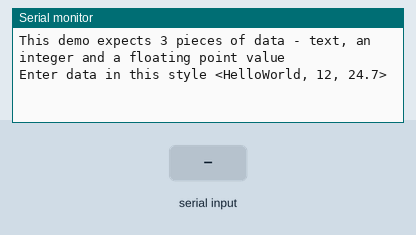
Recording of a sketch running on a simulated Arduino Uno, built with avr-gcc and run on an emulated ATmega328P. On the bench: the last lines printed to the serial monitor. Inputs (shaded band) come from the test bench.

Above: at 1.2 s.
1.3 s: "<90,45,200>" received over Serial
At 2.5 s:
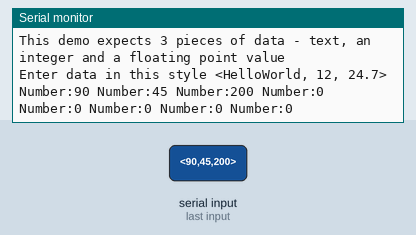
2.8 s: "<30,150,10>" received over Serial
At 3.8 s:
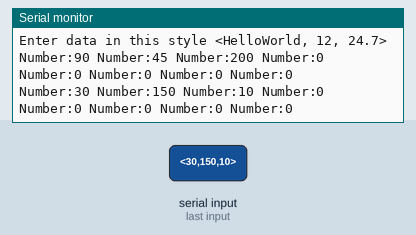

Measured:
- after the input at 1.3 s, the serial monitor: prints a new line at once (image 1)
- after the input at 2.8 s, the serial monitor: prints a new line at once (image 2)

The sketch:

SwitchVer1.3.ino
```cpp
// Example 5 - Receive with start- and end-markers combined with parsing

const byte numChars = 32;
char receivedChars[numChars];
char tempChars[numChars];        // temporary array for use when parsing
int arrow[8]; // variables to hold the parsed data
char messageFromPC[numChars] = {0};
int integerFromPC = 0;
float floatFromPC = 0.0;

boolean newData = false;

//============

void setup() {
    Serial.begin(9600);
    Serial.println("This demo expects 3 pieces of data - text, an integer and a floating point value");
    Serial.println("Enter data in this style <HelloWorld, 12, 24.7>  ");
    Serial.println();
}

//============

void loop() {
    recvWithStartEndMarkers();
    if (newData == true) {
        strcpy(tempChars, receivedChars);
            // this temporary copy is necessary to protect the original data
            //   because strtok() used in parseData() replaces the commas with \0
        parseData();
        showParsedData();
        newData = false;
    }
}

//============

void recvWithStartEndMarkers() {
    static boolean recvInProgress = false;
    static byte ndx = 0;
    char startMarker = '<';
    char endMarker = '>';
    char rc;

    while (Serial.available() > 0 && newData == false) {
        rc = Serial.read();

        if (recvInProgress == true) {
            if (rc != endMarker) {
                receivedChars[ndx] = rc;
                ndx++;
                if (ndx >= numChars) {
                    ndx = numChars - 1;
                }
            }
            else {
                receivedChars[ndx] = '\0'; // terminate the string
                recvInProgress = false;
                ndx = 0;
                newData = true;
            }
        }

        else if (rc == startMarker) {
            recvInProgress = true;
        }
    }
}

//============

void parseData() {      // split the data into its parts

    char * strtokIndx; // this is used by strtok() as an index

    strtokIndx = strtok(tempChars,",");      // get the first part - the string
    arrow[0] = atoi(strtokIndx);

    strtokIndx = strtok(NULL, ","); // this continues where the previous call left off
    arrow[1] = atoi(strtokIndx);     // convert this part to an integer
    strtokIndx = strtok(NULL, ","); // this continues where the previous call left off
    arrow[2] = atoi(strtokIndx);     // convert this part to an integer
    strtokIndx = strtok(NULL, ","); // this continues where the previous call left off
    arrow[3] = atoi(strtokIndx);     // convert this part to an integer
    strtokIndx = strtok(NULL, ","); // this continues where the previous call left off
    arrow[4] = atoi(strtokIndx);     // convert this part to an integer
    strtokIndx = strtok(NULL, ","); // this continues where the previous call left off
    arrow[5] = atoi(strtokIndx);     // convert this part to an integer
    strtokIndx = strtok(NULL, ","); // this continues where the previous call left off
    arrow[6] = atoi(strtokIndx);     // convert this part to an integer
    strtokIndx = strtok(NULL, ","); // this continues where the previous call left off
    arrow[7] = atoi(strtokIndx);     // convert this part to an integer
}

//============

void showParsedData() {
    Serial.print("Number:");
    Serial.print(String(arrow[0]));
    Serial.print(" ");
    Serial.print("Number:");
    Serial.print(String(arrow[1]));
    Serial.print(" ");
    Serial.print("Number:");
    Serial.print(String(arrow[2]));
    Serial.print(" ");
    Serial.print("Number:");
    Serial.print(String(arrow[3]));
    Serial.print(" ");
    Serial.print("Number:");
    Serial.print(String(arrow[4]));
    Serial.print(" ");
    Serial.print("Number:");
    Serial.print(String(arrow[5]));
    Serial.print(" ");
    Serial.print("Number:");
    Serial.print(String(arrow[6]));
    Serial.print(" ");
    Serial.print("Number:");
    Serial.println(String(arrow[7]));
}
```
